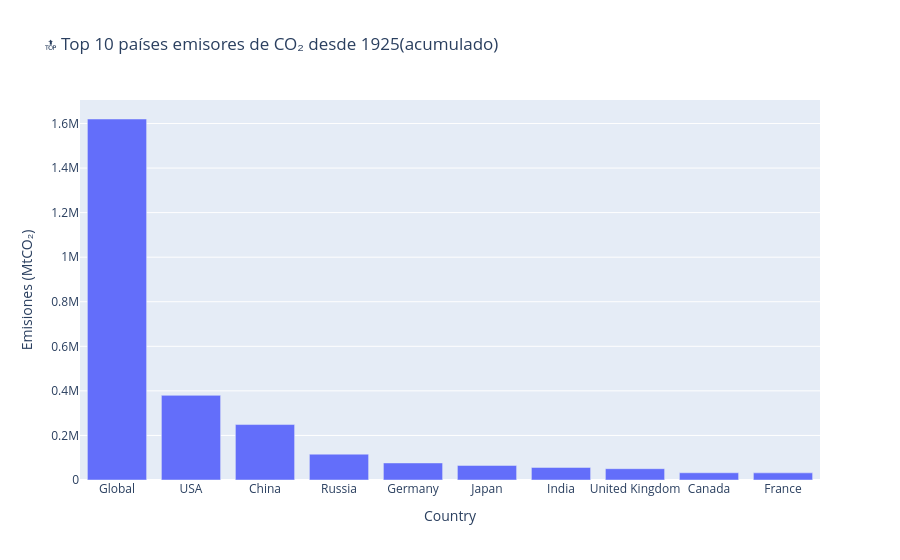

Here is the notebook cell this chart was saved with:
### Markdown cell above
**Diez países con mayores emisiones (1925-2021)**

### Code cell
# Diez países con mayores emisiones desde 1925
top_emitters2 = df_1925.groupby("Country")["Total"].sum().sort_values(ascending=False).head(10)

fig = px.bar(top_emitters2, x=top_emitters2.index, y=top_emitters2.values,
             title="🔝 Top 10 países emisores de CO₂ desde 1925(acumulado)",
             labels={"x": "País", "y": "Emisiones (MtCO₂)"})
fig.show()

### Figure 1 — Plotly figure (JSON) as saved in the notebook; plotly's stock layout.template omitted (floating-point values rounded to 4 significant figures)
{"data": [{"hovertemplate": "Country=%{x}<br>Emisiones (MtCO₂)=%{y}<extra></extra>", "legendgroup": "", "marker": {"color": "#636efa", "pattern": {"shape": ""}}, "name": "", "orientation": "v", "showlegend": false, "textposition": "auto", "type": "bar", "x": ["Global", "USA", "China", "Russia", "Germany", "Japan", "India", "United Kingdom", "Canada", "France"], "xaxis": "x", "y": [1620000.0, 379900.0, 248800.0, 115900.0, 76520.0, 65310.0, 56310.0, 50810.0, 32390.0, 32030.0], "yaxis": "y"}], "layout": {"barmode": "relative", "legend": {"tracegroupgap": 0}, "title": {"text": "🔝 Top 10 países emisores de CO₂ desde 1925(acumulado)"}, "xaxis": {"anchor": "y", "domain": [0, 1], "title": {"text": "Country"}}, "yaxis": {"anchor": "x", "domain": [0, 1], "title": {"text": "Emisiones (MtCO₂)"}}}}
